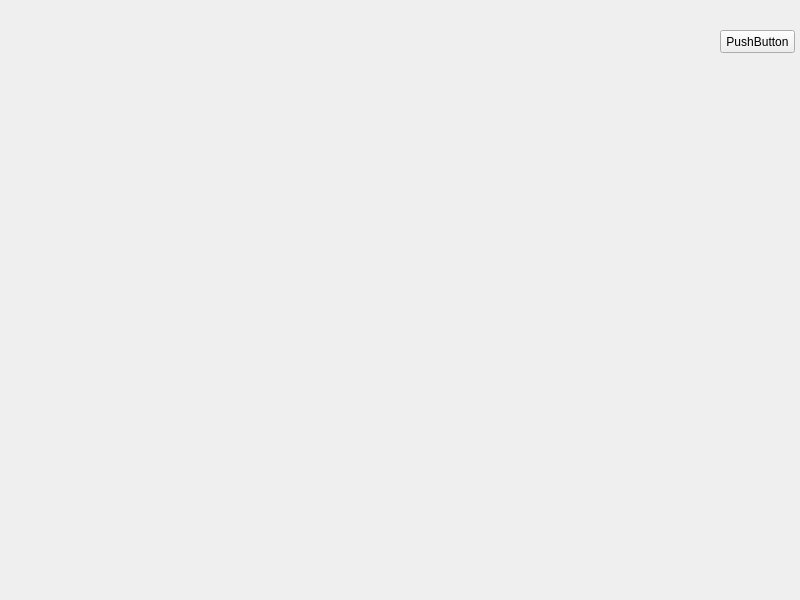
<?xml version="1.0" encoding="UTF-8"?>
<ui version="4.0">
 <class>MainWindow</class>
 <widget class="QMainWindow" name="MainWindow">
  <property name="geometry">
   <rect>
    <x>0</x>
    <y>0</y>
    <width>800</width>
    <height>600</height>
   </rect>
  </property>
  <property name="windowTitle">
   <string>MainWindow</string>
  </property>
  <widget class="QWidget" name="centralwidget">
   <widget class="QLabel" name="img_label">
    <property name="geometry">
     <rect>
      <x>70</x>
      <y>30</y>
      <width>621</width>
      <height>501</height>
     </rect>
    </property>
    <property name="text">
     <string/>
    </property>
   </widget>
   <widget class="QPushButton" name="pushButton">
    <property name="geometry">
     <rect>
      <x>720</x>
      <y>30</y>
      <width>75</width>
      <height>23</height>
     </rect>
    </property>
    <property name="text">
     <string>PushButton</string>
    </property>
   </widget>
  </widget>
 </widget>
 <resources/>
 <connections/>
</ui>
